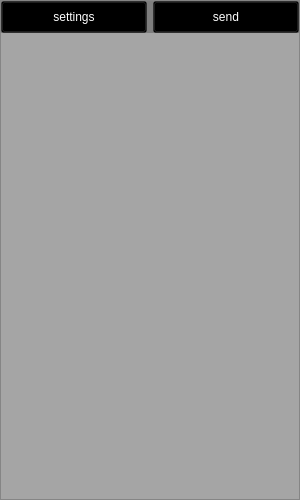
<?xml version="1.0" encoding="UTF-8"?>
<ui version="4.0">
 <class>SettingsMenu</class>
 <widget class="QFrame" name="SettingsMenu">
  <property name="geometry">
   <rect>
    <x>0</x>
    <y>0</y>
    <width>300</width>
    <height>500</height>
   </rect>
  </property>
  <property name="minimumSize">
   <size>
    <width>300</width>
    <height>500</height>
   </size>
  </property>
  <property name="maximumSize">
   <size>
    <width>300</width>
    <height>572</height>
   </size>
  </property>
  <property name="windowTitle">
   <string>Frame</string>
  </property>
  <property name="styleSheet">
   <string notr="true">background-color: rgba(0, 0, 0, 50);</string>
  </property>
  <property name="frameShape">
   <enum>QFrame::StyledPanel</enum>
  </property>
  <property name="frameShadow">
   <enum>QFrame::Raised</enum>
  </property>
  <layout class="QVBoxLayout" name="verticalLayout_2">
   <property name="spacing">
    <number>0</number>
   </property>
   <property name="leftMargin">
    <number>0</number>
   </property>
   <property name="topMargin">
    <number>0</number>
   </property>
   <property name="rightMargin">
    <number>0</number>
   </property>
   <property name="bottomMargin">
    <number>0</number>
   </property>
   <item>
    <layout class="QVBoxLayout" name="verticalLayout_4">
     <property name="spacing">
      <number>0</number>
     </property>
     <item>
      <widget class="QFrame" name="horizontalFrame">
       <property name="minimumSize">
        <size>
         <width>0</width>
         <height>32</height>
        </size>
       </property>
       <property name="maximumSize">
        <size>
         <width>16777215</width>
         <height>32</height>
        </size>
       </property>
       <property name="styleSheet">
        <string notr="true">font: 75 10pt &quot;Arial&quot;;
color: rgb(255, 255, 255);
background-color: rgb(0, 0, 0,60);
selection-color: rgb(199, 176, 255);</string>
       </property>
       <layout class="QHBoxLayout" name="horizontalLayout">
        <property name="leftMargin">
         <number>0</number>
        </property>
        <property name="topMargin">
         <number>0</number>
        </property>
        <property name="rightMargin">
         <number>0</number>
        </property>
        <property name="bottomMargin">
         <number>0</number>
        </property>
        <item>
         <widget class="QPushButton" name="pushButton_2">
          <property name="minimumSize">
           <size>
            <width>0</width>
            <height>32</height>
           </size>
          </property>
          <property name="text">
           <string>settings</string>
          </property>
         </widget>
        </item>
        <item>
         <widget class="QPushButton" name="pushButton">
          <property name="minimumSize">
           <size>
            <width>0</width>
            <height>32</height>
           </size>
          </property>
          <property name="text">
           <string>send</string>
          </property>
         </widget>
        </item>
       </layout>
      </widget>
     </item>
     <item>
      <spacer name="verticalSpacer_2">
       <property name="orientation">
        <enum>Qt::Vertical</enum>
       </property>
       <property name="sizeHint" stdset="0">
        <size>
         <width>20</width>
         <height>206</height>
        </size>
       </property>
      </spacer>
     </item>
     <item>
      <spacer name="verticalSpacer">
       <property name="orientation">
        <enum>Qt::Vertical</enum>
       </property>
       <property name="sizeHint" stdset="0">
        <size>
         <width>20</width>
         <height>246</height>
        </size>
       </property>
      </spacer>
     </item>
    </layout>
   </item>
  </layout>
 </widget>
 <resources/>
 <connections/>
</ui>
